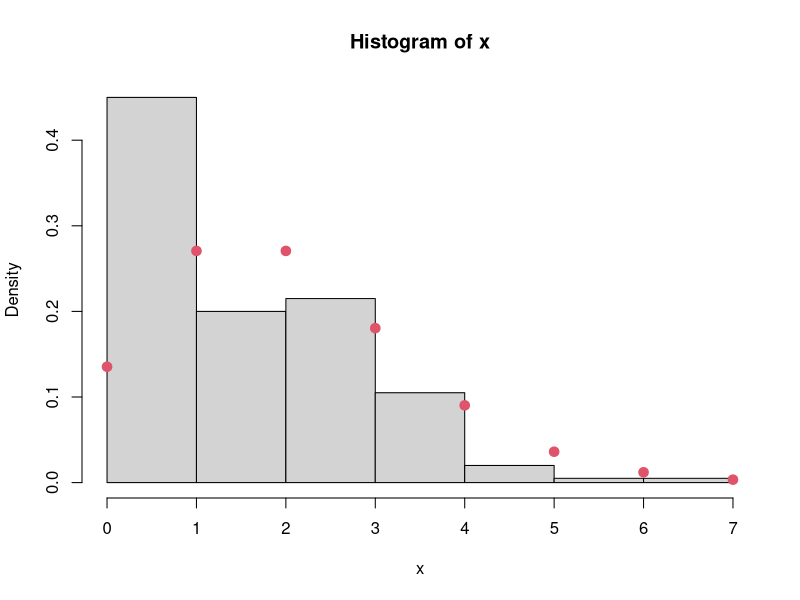
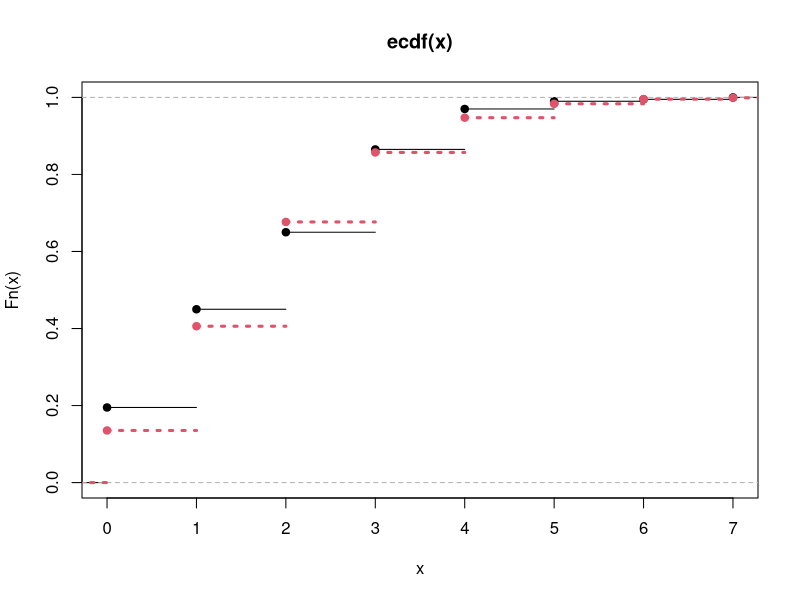
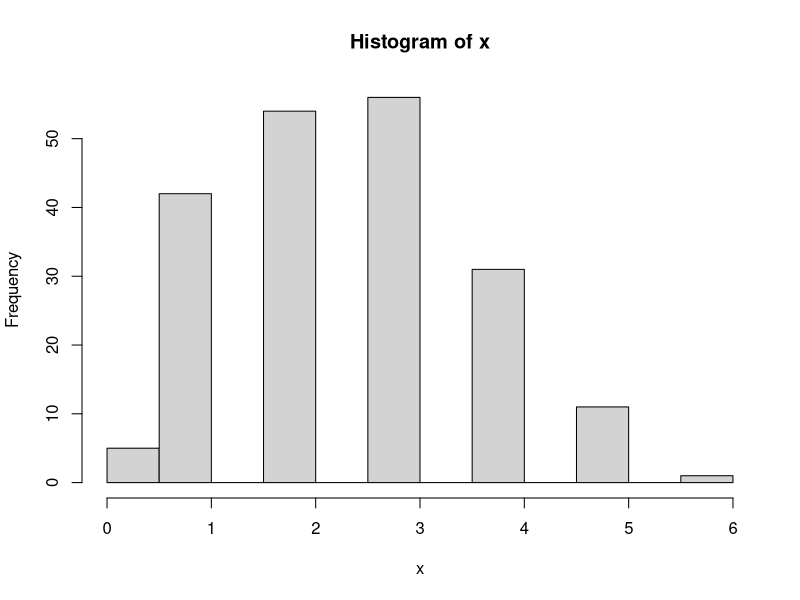
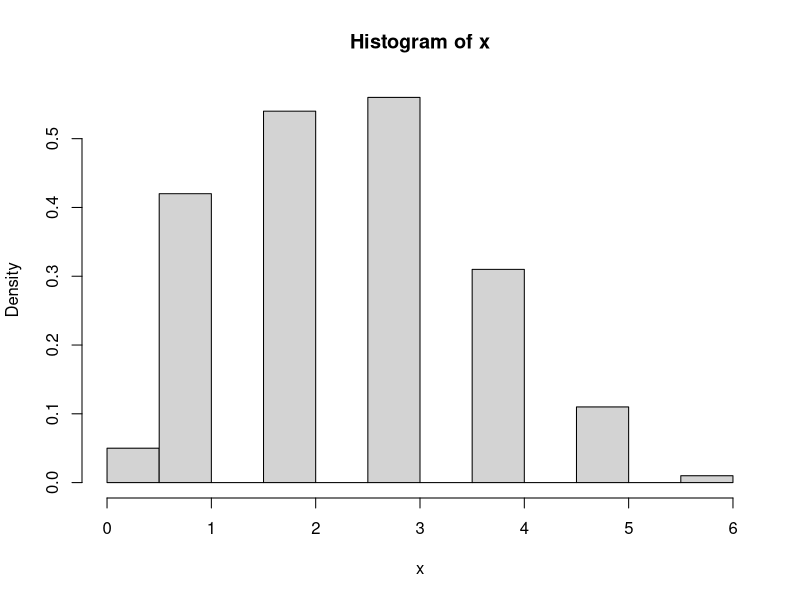

Write R code to recreate these figures, in order.
#Então, para gerar n valores da Poisson(λ) usando a geração de valores da distribuição Exponencial pelo método da transformação inversa
set.seed(1210)
k=0
t=0
n=200
lam=2
x=NULL
for (i in 1:n) {
  t=0
  k=0
  while (t<=1) {
    k=k+1
    u=runif(1)
    y=(-log(1-u))/lam
    t=t+y
  }
  x[i]=k-1
}
hist(x,freq=F)
points(c(0:max(x)),dpois(0:max(x),lam),verticals=F,col=2,lwd=3,lty=3,add=T,pch=19)
mean(x)
var(x)
plot(ecdf(x),xlim=c(0,max(x)),ylim=c(0,1))
plot(stepfun(c(0:max(x)),c(0,ppois(0:max(x),lam))),verticals=F,col=2,lwd=3,lty=3,add=T,pch=19)

#Gere uma amostra de tamanho 200 da Binomial(7;0,34), onde E(X)= np = 2,38
set.seed(1210)
n=200
m=7
p=0.34
x=NULL
y=NULL
for (i in 1:n) {
for (j in 1:m) {
  u=runif(1)
 y[j]=ifelse(u>(1-p),1,0) 
}
x[i]=sum(y)
}
hist(x)
#2°método
set.seed(1210)
n=200
m=7
p=0.34
x=NULL
y=NULL
for (i in 1:n) {
  x[i]=sum(ifelse(runif(m)>(1-p),1,0))
}
hist(x,freq =F)











